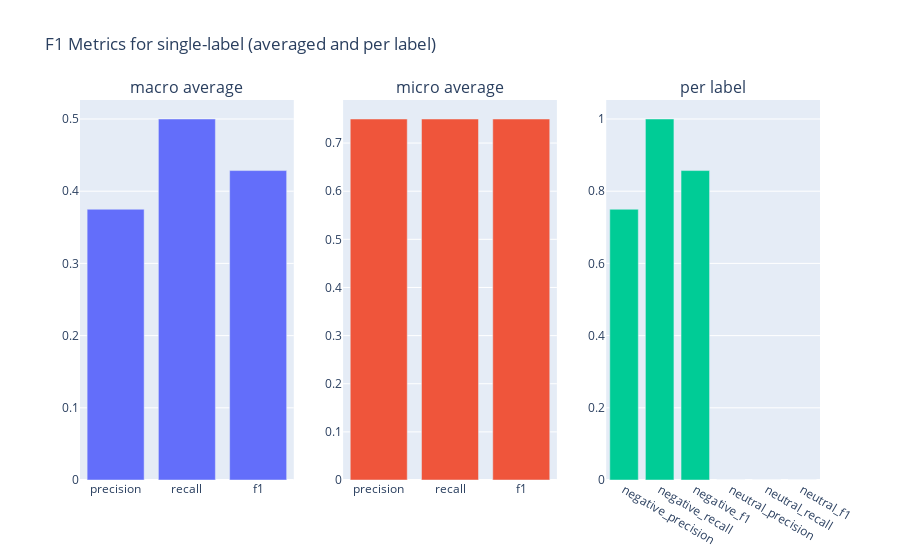

Source (notebook cell):
### Markdown cell above
Using ES query string DSL, we can compute performance metrics by interesting regions in the dataset. For example, we can see that performance for longer text (> 175) and neutral examples is much lower than for shorter text (<175). 

Note this a really small dataset, but with a larger dataset we could analyse if our model struggles with longer text, or if longer texts tend to be negative, for example.

### Code cell
f1("banking_sentiment_zs_gpt3", query="metrics.text_length:[175 TO *]").visualize()

### Figure 1 — Plotly figure (JSON) as saved in the notebook; plotly's stock layout.template omitted (floating-point values rounded to 4 significant figures)
{"data": [{"type": "bar", "x": ["precision", "recall", "f1"], "xaxis": "x", "y": [0.375, 0.5, 0.4286], "yaxis": "y"}, {"type": "bar", "x": ["precision", "recall", "f1"], "xaxis": "x2", "y": [0.75, 0.75, 0.75], "yaxis": "y2"}, {"type": "bar", "x": ["negative_precision", "negative_recall", "negative_f1", "neutral_precision", "neutral_recall", "neutral_f1"], "xaxis": "x3", "y": [0.75, 1, 0.8571, 0, 0, 0], "yaxis": "y3"}], "layout": {"annotations": [{"font": {"size": 16}, "showarrow": false, "text": "macro average", "x": 0.1444, "xanchor": "center", "xref": "paper", "y": 1, "yanchor": "bottom", "yref": "paper"}, {"font": {"size": 16}, "showarrow": false, "text": "micro average", "x": 0.5, "xanchor": "center", "xref": "paper", "y": 1, "yanchor": "bottom", "yref": "paper"}, {"font": {"size": 16}, "showarrow": false, "text": "per label", "x": 0.8556, "xanchor": "center", "xref": "paper", "y": 1, "yanchor": "bottom", "yref": "paper"}], "autosize": true, "showlegend": false, "title": {"text": "F1 Metrics for single-label (averaged and per label)"}, "xaxis": {"anchor": "y", "autorange": true, "domain": [0, 0.2889], "range": [-0.5, 2.5], "type": "category"}, "xaxis2": {"anchor": "y2", "autorange": true, "domain": [0.3556, 0.6444], "range": [-0.5, 2.5], "type": "category"}, "xaxis3": {"anchor": "y3", "autorange": true, "domain": [0.7111, 1], "range": [-0.5, 5.5], "type": "category"}, "yaxis": {"anchor": "x", "autorange": true, "domain": [0, 1], "range": [0, 0.5263], "type": "linear"}, "yaxis2": {"anchor": "x2", "autorange": true, "domain": [0, 1], "range": [0, 0.7895], "type": "linear"}, "yaxis3": {"anchor": "x3", "autorange": true, "domain": [0, 1], "range": [0, 1.053], "type": "linear"}}}
